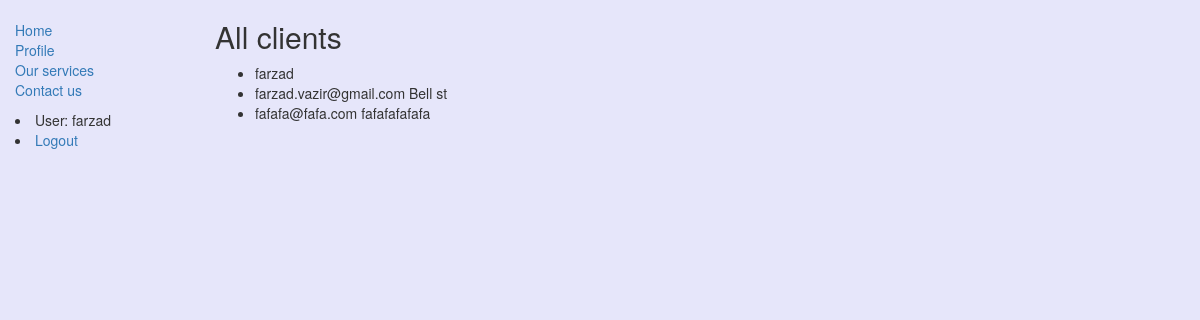
Page /user_details/ (signed in) on the earlier database version.
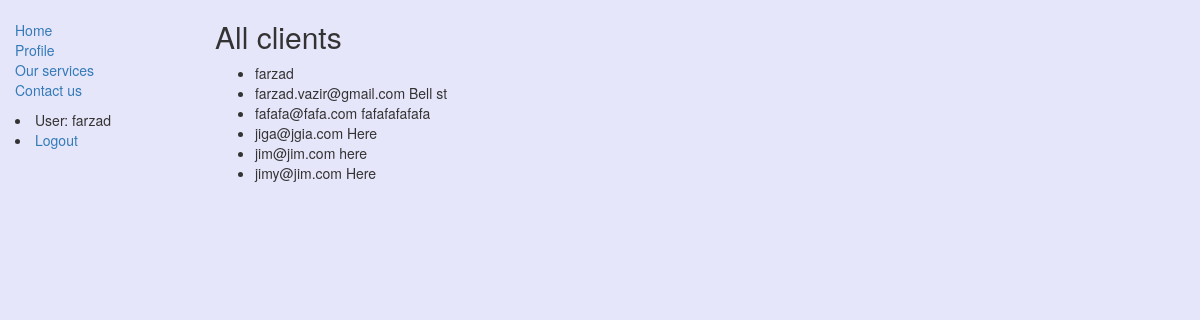
Same page on the later database version.
### doggroomer/models.py (models this page shows, shortened)
class Profile(models.Model):
    user = models.OneToOneField(User, on_delete=models.CASCADE)
    full_name = models.CharField(max_length=50)
    address = models.CharField(max_length=300, blank=False)
    phone = models.CharField(max_length=10, null=True, blank=True)

### doggroomer/views.py (the view)
# urls.py: path('user_details/', views.users_details, name='user_details'),
@permission_required('is_superuser')
def users_details(request):
    return render(request, 'users_details.html', context={'profiles': Profile.objects.all()})

### doggroomer/templates/users_details.html
{% extends 'base_generic.html' %}
{% block content %}
  <h2>All clients</h2>
    <ul>
        {% for profile in profiles %}
            <li> {{ profile.user }}  {{ profile.home_phone }}  {{ profile.address }}</li>
        {% endfor %}
    </ul>
{% endblock %}

Differences in the rows shown:
added Profile: user "jiga@jgia.com", address "Here"
added Profile: user "jim@jim.com", address "here"
added Profile: user "jimy@jim.com", address "Here"
